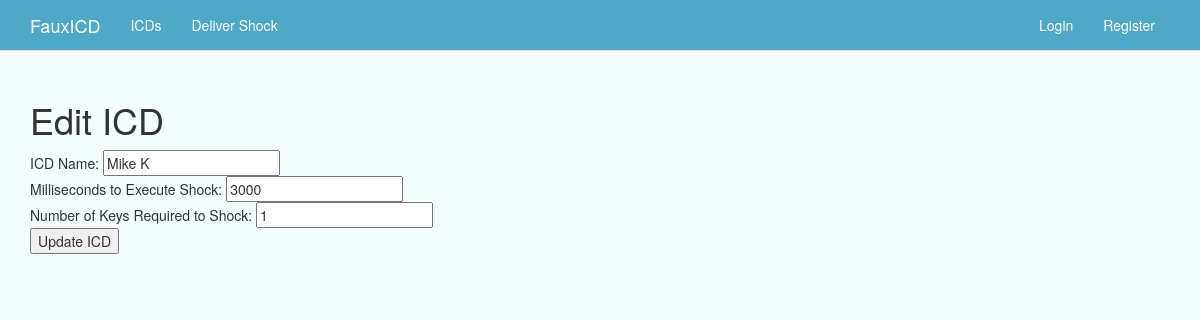
The app's page /web/edit_icd/1/ with its own data.
### web/models.py (models this page shows, shortened)
class Icd(models.Model):
    name = models.CharField(max_length=128, unique=True)
    zap_duration = models.IntegerField(default=0) #duration of a zap in milliseconds
    keys_required = models.IntegerField(default=2) #num of encryption keys required to execute

### web/views.py (the view)
# urls.py: url(r'^edit_icd/(?P<id>\d+)/$', views.edit_icd, name='edit_icd'),
def edit_icd(request, id=None, template_name='web/edit_icd.html'):
    if id:
        this_icd = Icd.objects.get(id=id)
        if request.method == 'POST':
            form = IcdForm(request.POST, instance=this_icd)
            if form.is_valid():
                form.save(commit=True)
                return redirect(this_icd.get_absolute_url())
            else:
                print form.errors
        else: #if this is a GET
            form = IcdForm(instance=this_icd)
    else:   #no id in request
        return redirect('icd_index')
    context_dict = {'form': form, 'this_icd': this_icd}
    return render(request, 'web/edit_icd.html', context_dict)

### web/forms.py
class IcdForm(forms.ModelForm):
    name = forms.CharField(max_length=128, help_text="ICD Name:")
    zap_duration = forms.IntegerField(help_text="Milliseconds to Execute Shock:")
    keys_required = forms.IntegerField(help_text="Number of Keys Required to Shock:")
    class Meta:
        model = Icd
        fields = ('name', 'zap_duration', 'keys_required',)

### templates/web/edit_icd.html (shortened to what this page needs)
{% extends 'base.html' %}
{% block body_block %}
<h1>Edit ICD</h1>
<form id="icd_form" method="post" action="/web/edit_icd/{{ this_icd.id }}/">
    {% for field in form.visible_fields %}
        {{ field.help_text }}
        {{ field }} <br />
    {% endfor %}
    <input type="submit" name="submit" value="Update ICD" />
</form>
{% endblock %}

### public/static/css/custom.css (style rules this page uses)
body { background-color: #F4FDFD; }

### records on screen
Icd: visible_fields "Mike K" "3000" "1"

### other values on screen
{{ field.help_text }} "ICD Name:" "Milliseconds to Execute Shock:" "Number of Keys Required to Shock:"
